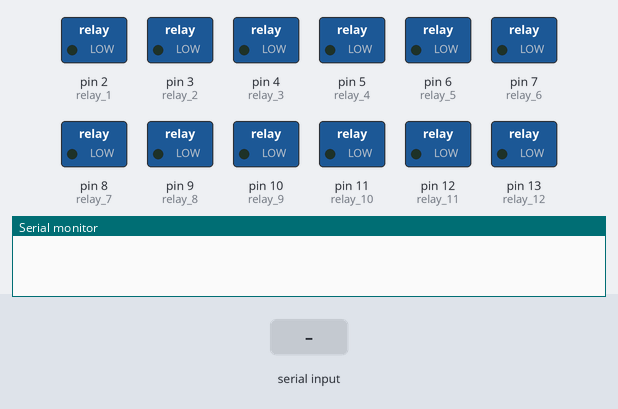
This sketch was run on a simulated Arduino Nano, built with avr-gcc and run on an emulated ATmega328P. Parts: switched loads named in the sketch (green lamp = pin HIGH), the last lines printed to the serial monitor. The test bench sets the inputs (shaded band).

Above: at 1.2 s.
1.3 s: "switch all on" received over Serial
At 1.9 s:
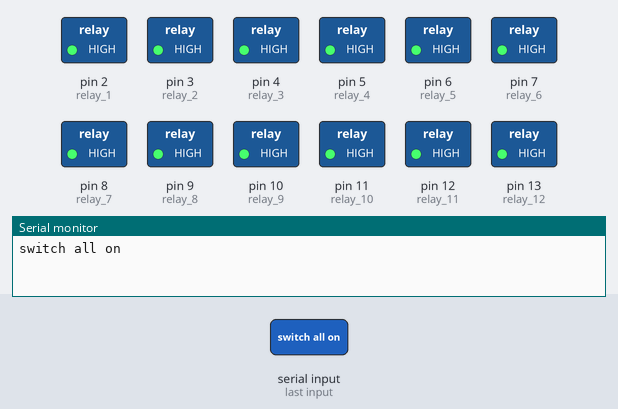
2.9 s: "relay_1 off" received over Serial
At 3.6 s:
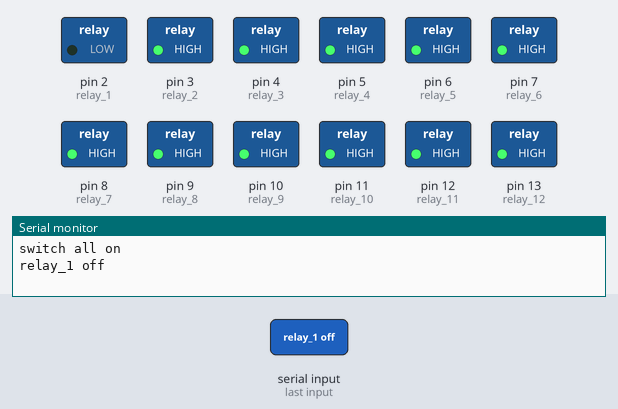
4.5 s: "relay_2 off" received over Serial
At 5.8 s:
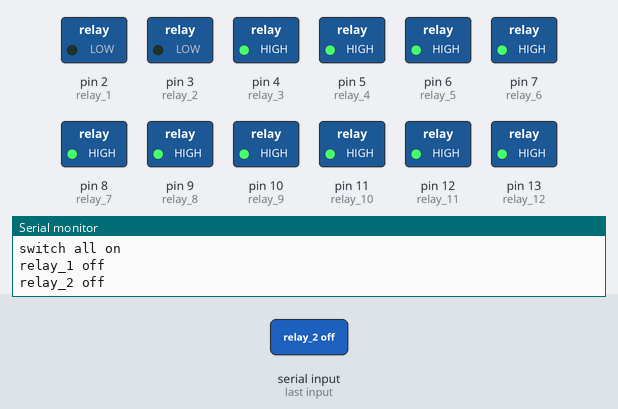
6.1 s: "relay_1 on" received over Serial
At 6.9 s:
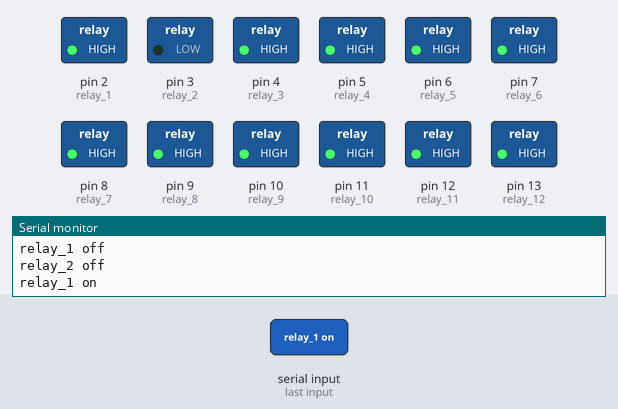
7.7 s: "relay_3 off" received over Serial
At 8.5 s:
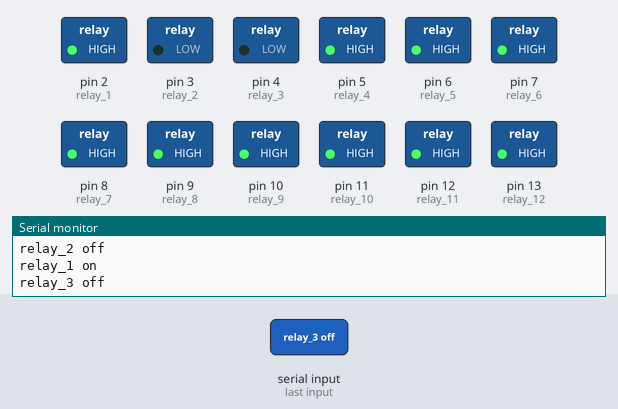
9.3 s: "relay_2 on" received over Serial
At 10.5 s:
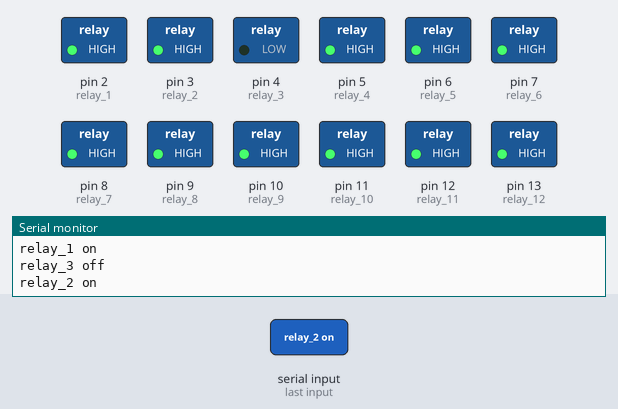
Timing chart, 0 to 11.9 s (numbered marks = the images above; inputs shaded):
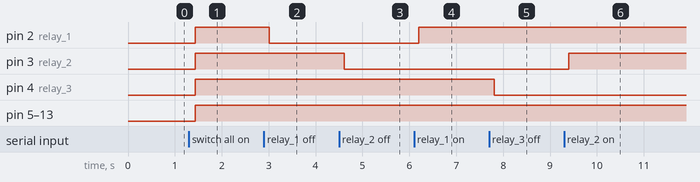

The sketch:

control_room_lights_with_android_phone_project_arduino_code.ino
```cpp
// (licence header left out)
String readString;
#define relay_1 2      //Connect relay_1  to pin 2
#define relay_2 3      //Connect relay_2  to pin 3
#define relay_3 4      //Connect relay_3  to pin 4
#define relay_4 5      //Connect relay_4  to pin 5
#define relay_5 6      //Connect relay_5  to pin 6
#define relay_6 7      //Connect relay_6  to pin 7
#define relay_7 8      //Connect relay_7  to pin 8
#define relay_8 9      //Connect relay_8  to pin 9
#define relay_9 10     //Connect relay_9  to pin 10
#define relay_10 11    //Connect relay_10 to pin 10
#define relay_11 12    //Connect relay_11 to pin 10
#define relay_12 13    //Connect relay_12 to pin 13

void setup()
{
  Serial.begin(9600);             //Set rate for communicating with phone
  pinMode(relay_1, OUTPUT);       //Set relay_1  as an output
  pinMode(relay_2, OUTPUT);       //Set relay_2  as an output
  pinMode(relay_3, OUTPUT);       //Set relay_3  as an output
  pinMode(relay_4, OUTPUT);       //Set relay_4  as an output
  pinMode(relay_5, OUTPUT);       //Set relay_5  as an output
  pinMode(relay_6, OUTPUT);       //Set relay_6  as an output
  pinMode(relay_7, OUTPUT);       //Set relay_7  as an output
  pinMode(relay_8, OUTPUT);       //Set relay_8  as an output
  pinMode(relay_9, OUTPUT);       //Set relay_9  as an output
  pinMode(relay_10, OUTPUT);      //Set relay_10 as an output
  pinMode(relay_11, OUTPUT);      //Set relay_11 as an output
  pinMode(relay_12, OUTPUT);      //Set relay_12 as an output


  digitalWrite(relay_1, LOW);     //Switch relay_1  off
  digitalWrite(relay_2, LOW);     //Swtich relay_2  off
  digitalWrite(relay_3, LOW);     //Switch relay_3  off
  digitalWrite(relay_4, LOW);     //Swtich relay_4  off
  digitalWrite(relay_5, LOW);     //Swtich relay_5  off
  digitalWrite(relay_6, LOW);     //Swtich relay_6  off
  digitalWrite(relay_7, LOW);     //Swtich relay_7  off
  digitalWrite(relay_8, LOW);     //Swtich relay_8  off
  digitalWrite(relay_9, LOW);     //Swtich relay_9  off
  digitalWrite(relay_10, LOW);    //Swtich relay_10 off
  digitalWrite(relay_11, LOW);    //Switch relay_11 off
  digitalWrite(relay_12, LOW);    //Swtich relay_12 off

}
void loop()
{
  while(Serial.available())             //Check if there are available bytes to read
  {
    delay(10);                          //Delay to make it stable
    char c = Serial.read();             //Conduct a serial read
    if (c == '#'){
      break;                            //Stop the loop once # is detected after a word
    }
    readString += c;                    //Means readString = readString + c
  }
    if (readString.length() >0)
    {
      Serial.println(readString);
      if(readString == "switch all on"){
        allSwitchesOn();
      }
      else if(readString == "switch all off"){
        allSwitchesOff();
      }
      else if(readString == "relay_1 on"){
        digitalWrite(relay_1, HIGH);
      }
      else if(readString == "relay_1 off"){
        digitalWrite(relay_1, LOW);
      }
       else if(readString == "relay_2 on"){
        digitalWrite(relay_2, HIGH);
      }
      else if(readString == "relay_2 off"){
        digitalWrite(relay_2, LOW);
      }
       else if(readString == "relay_3 on"){
        digitalWrite(relay_3, HIGH);
      }
      else if(readString == "relay_3 off"){
        digitalWrite(relay_3, LOW);
      }
      else if(readString == "relay_4 on"){
        digitalWrite(relay_4, HIGH);
      }
      else if(readString == "relay_4 off"){
        digitalWrite(relay_4, LOW);
      }
      else if(readString == "relay_5 on"){
        digitalWrite(relay_5, HIGH);
      }
      else if(readString == "relay_5 off"){
        digitalWrite(relay_5, LOW);
      }
      else if(readString == "relay_6 on"){
        digitalWrite(relay_6, HIGH);
      }
      else if(readString == "relay_6 off"){
        digitalWrite(relay_6, LOW);
      }
      else if(readString == "relay_7 on"){
        digitalWrite(relay_7, HIGH);
      }
      else if(readString == "relay_7 off"){
        digitalWrite(relay_7, LOW);
      }
      else if(readString == "relay_8 on"){
        digitalWrite(relay_8, HIGH);
      }
      else if(readString == "relay_8 off"){
        digitalWrite(relay_8, LOW);
      }
      else if(readString == "relay_9 on"){
        digitalWrite(relay_9, HIGH);
      }
      else if(readString == "relay_9 off"){
        digitalWrite(relay_9, LOW);
      }
      else if(readString == "relay_10 on"){
        digitalWrite(relay_10, HIGH);
      }
      else if(readString == "relay_10 off"){
        digitalWrite(relay_10, LOW);
      }
      else if(readString == "relay_11 on"){
        digitalWrite(relay_11, HIGH);
      }
      else if(readString == "relay_11 off"){
        digitalWrite(relay_11, LOW);
      }
            else if(readString == "relay_12 on"){
        digitalWrite(relay_12, HIGH);
      }
      else if(readString == "relay_12 off"){
        digitalWrite(relay_12, LOW);
      }
      readString="";
    }
}
void allSwitchesOff()               //Function for turning OFF all relays
{
  digitalWrite(relay_1, LOW);       //Switch relay_1  off
  digitalWrite(relay_2, LOW);       //Swtich relay_2  off
  digitalWrite(relay_3, LOW);       //Switch relay_3  off
  digitalWrite(relay_4, LOW);       //Swtich relay_4  off
  digitalWrite(relay_5, LOW);       //Swtich relay_5  off
  digitalWrite(relay_6, LOW);       //Swtich relay_6  off
  digitalWrite(relay_7, LOW);       //Swtich relay_7  off
  digitalWrite(relay_8, LOW);       //Swtich relay_8  off
  digitalWrite(relay_9, LOW);       //Swtich relay_9  off
  digitalWrite(relay_10, LOW);      //Swtich relay_10 off
  digitalWrite(relay_11, LOW);      //Swtich relay_11 off
  digitalWrite(relay_12, LOW);      //Swtich relay_12 off
}
void allSwitchesOn()                //Function for turning ON all relays
{
  digitalWrite(relay_1, HIGH);      //Swtich relay_1  off
  digitalWrite(relay_2, HIGH);      //Swtich relay_2  off
  digitalWrite(relay_3, HIGH);      //Swtich relay_3  off
  digitalWrite(relay_4, HIGH);      //Swtich relay_4  off
  digitalWrite(relay_5, HIGH);      //Swtich relay_5  off
  digitalWrite(relay_6, HIGH);      //Swtich relay_6  off
  digitalWrite(relay_7, HIGH);      //Swtich relay_7  off
  digitalWrite(relay_8, HIGH);      //Swtich relay_8  off
  digitalWrite(relay_9, HIGH);      //Swtich relay_9  off
  digitalWrite(relay_10, HIGH);     //Swtich relay_10 off
  digitalWrite(relay_11, HIGH);     //Swtich relay_11 off
  digitalWrite(relay_12, HIGH);     //Swtich relay_12 off
}
```

Measured:
- after the input at 1.3 s, pin 2 (relay_1), pin 3 (relay_2), pin 4 (relay_3), pin 5 (relay_4), pin 6 (relay_5), pin 7 (relay_6), pin 8 (relay_7), pin 9 (relay_8), pin 10 (relay_9), pin 11 (relay_10), pin 12 (relay_11), pin 13 (relay_12): LOW → HIGH after 0.13 s
- after the input at 2.9 s, pin 2 (relay_1): HIGH → LOW after 0.11 s
- after the input at 4.5 s, pin 3 (relay_2): HIGH → LOW after 0.11 s
- after the input at 6.1 s, pin 2 (relay_1): LOW → HIGH after 0.10 s
- after the input at 7.7 s, pin 4 (relay_3): HIGH → LOW after 0.11 s
- after the input at 9.3 s, pin 3 (relay_2): LOW → HIGH after 0.10 s
